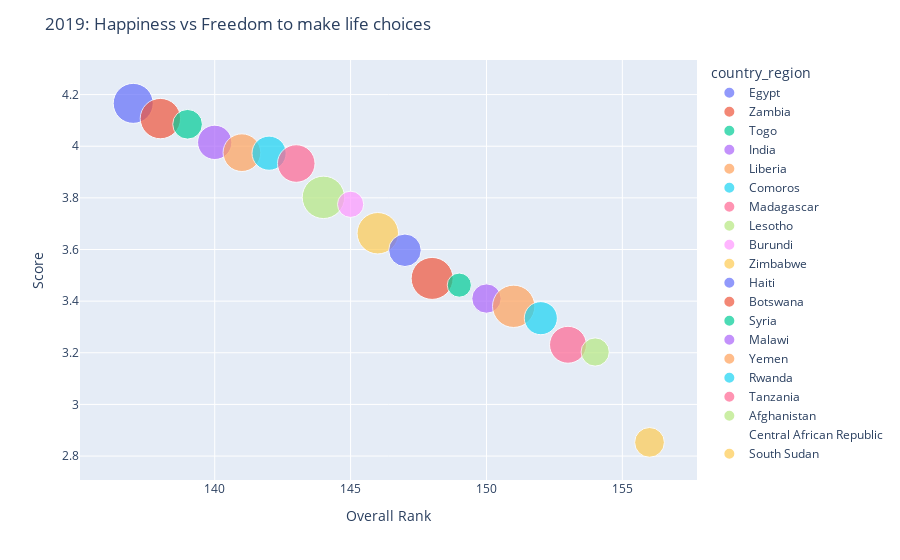

Notebook source saved alongside this figure:
### Code cell
# Step 1: Create the traces of the plots
fig = px.scatter(least_20_2019, 
                 y="score", 
                 x="overall_rank",
                 color='country_region',
                 size='social_support', # Set the size of the markers in the column income
                 size_max=30) # Specify the maximum size of the markers

# Step 2: Update the layout of the plot
fig.update_layout(title_text='2019: Happiness vs Freedom to make life choices')

# Step 3: Update the axes styling
fig.update_yaxes(title= 'Score', 
                 ticklen= 5, # This parameter specifies the length of the ticks on the axis
                 zeroline= False) # This option disables the zero line on the axis
fig.update_xaxes(title= 'Overall Rank',
                 ticklen= 5, # This parameter specifies the length of the ticks on the axis
                 zeroline= False) # This option disables the zero line on the axis

# Step 4:Controling the visibility of the color scale associated with color axes
fig.update_layout(coloraxis_showscale=False)

# Step 5: Show the plot
fig.show()

### Figure 1 — Plotly figure (JSON) as saved in the notebook; plotly's stock layout.template omitted (floating-point values rounded to 4 significant figures)
{"data": [{"hovertemplate": "country_region=Egypt<br>overall_rank=%{x}<br>score=%{y}<br>social_support=%{marker.size}<extra></extra>", "legendgroup": "Egypt", "marker": {"color": "#636efa", "size": [1.039], "sizemode": "area", "sizeref": 0.001299, "symbol": "circle"}, "mode": "markers", "name": "Egypt", "orientation": "v", "showlegend": true, "type": "scatter", "x": [137], "xaxis": "x", "y": [4.166], "yaxis": "y"}, {"hovertemplate": "country_region=Zambia<br>overall_rank=%{x}<br>score=%{y}<br>social_support=%{marker.size}<extra></extra>", "legendgroup": "Zambia", "marker": {"color": "#EF553B", "size": [1.058], "sizemode": "area", "sizeref": 0.001299, "symbol": "circle"}, "mode": "markers", "name": "Zambia", "orientation": "v", "showlegend": true, "type": "scatter", "x": [138], "xaxis": "x", "y": [4.107], "yaxis": "y"}, {"hovertemplate": "country_region=Togo<br>overall_rank=%{x}<br>score=%{y}<br>social_support=%{marker.size}<extra></extra>", "legendgroup": "Togo", "marker": {"color": "#00cc96", "size": [0.572], "sizemode": "area", "sizeref": 0.001299, "symbol": "circle"}, "mode": "markers", "name": "Togo", "orientation": "v", "showlegend": true, "type": "scatter", "x": [139], "xaxis": "x", "y": [4.085], "yaxis": "y"}, {"hovertemplate": "country_region=India<br>overall_rank=%{x}<br>score=%{y}<br>social_support=%{marker.size}<extra></extra>", "legendgroup": "India", "marker": {"color": "#ab63fa", "size": [0.765], "sizemode": "area", "sizeref": 0.001299, "symbol": "circle"}, "mode": "markers", "name": "India", "orientation": "v", "showlegend": true, "type": "scatter", "x": [140], "xaxis": "x", "y": [4.015], "yaxis": "y"}, {"hovertemplate": "country_region=Liberia<br>overall_rank=%{x}<br>score=%{y}<br>social_support=%{marker.size}<extra></extra>", "legendgroup": "Liberia", "marker": {"color": "#FFA15A", "size": [0.922], "sizemode": "area", "sizeref": 0.001299, "symbol": "circle"}, "mode": "markers", "name": "Liberia", "orientation": "v", "showlegend": true, "type": "scatter", "x": [141], "xaxis": "x", "y": [3.975], "yaxis": "y"}, {"hovertemplate": "country_region=Comoros<br>overall_rank=%{x}<br>score=%{y}<br>social_support=%{marker.size}<extra></extra>", "legendgroup": "Comoros", "marker": {"color": "#19d3f3", "size": [0.757], "sizemode": "area", "sizeref": 0.001299, "symbol": "circle"}, "mode": "markers", "name": "Comoros", "orientation": "v", "showlegend": true, "type": "scatter", "x": [142], "xaxis": "x", "y": [3.973], "yaxis": "y"}, {"hovertemplate": "country_region=Madagascar<br>overall_rank=%{x}<br>score=%{y}<br>social_support=%{marker.size}<extra></extra>", "legendgroup": "Madagascar", "marker": {"color": "#FF6692", "size": [0.916], "sizemode": "area", "sizeref": 0.001299, "symbol": "circle"}, "mode": "markers", "name": "Madagascar", "orientation": "v", "showlegend": true, "type": "scatter", "x": [143], "xaxis": "x", "y": [3.933], "yaxis": "y"}, {"hovertemplate": "country_region=Lesotho<br>overall_rank=%{x}<br>score=%{y}<br>social_support=%{marker.size}<extra></extra>", "legendgroup": "Lesotho", "marker": {"color": "#B6E880", "size": [1.169], "sizemode": "area", "sizeref": 0.001299, "symbol": "circle"}, "mode": "markers", "name": "Lesotho", "orientation": "v", "showlegend": true, "type": "scatter", "x": [144], "xaxis": "x", "y": [3.802], "yaxis": "y"}, {"hovertemplate": "country_region=Burundi<br>overall_rank=%{x}<br>score=%{y}<br>social_support=%{marker.size}<extra></extra>", "legendgroup": "Burundi", "marker": {"color": "#FF97FF", "size": [0.447], "sizemode": "area", "sizeref": 0.001299, "symbol": "circle"}, "mode": "markers", "name": "Burundi", "orientation": "v", "showlegend": true, "type": "scatter", "x": [145], "xaxis": "x", "y": [3.775], "yaxis": "y"}, {"hovertemplate": "country_region=Zimbabwe<br>overall_rank=%{x}<br>score=%{y}<br>social_support=%{marker.size}<extra></extra>", "legendgroup": "Zimbabwe", "marker": {"color": "#FECB52", "size": [1.114], "sizemode": "area", "sizeref": 0.001299, "symbol": "circle"}, "mode": "markers", "name": "Zimbabwe", "orientation": "v", "showlegend": true, "type": "scatter", "x": [146], "xaxis": "x", "y": [3.663], "yaxis": "y"}, {"hovertemplate": "country_region=Haiti<br>overall_rank=%{x}<br>score=%{y}<br>social_support=%{marker.size}<extra></extra>", "legendgroup": "Haiti", "marker": {"color": "#636efa", "size": [0.688], "sizemode": "area", "sizeref": 0.001299, "symbol": "circle"}, "mode": "markers", "name": "Haiti", "orientation": "v", "showlegend": true, "type": "scatter", "x": [147], "xaxis": "x", "y": [3.597], "yaxis": "y"}, {"hovertemplate": "country_region=Botswana<br>overall_rank=%{x}<br>score=%{y}<br>social_support=%{marker.size}<extra></extra>", "legendgroup": "Botswana", "marker": {"color": "#EF553B", "size": [1.145], "sizemode": "area", "sizeref": 0.001299, "symbol": "circle"}, "mode": "markers", "name": "Botswana", "orientation": "v", "showlegend": true, "type": "scatter", "x": [148], "xaxis": "x", "y": [3.488], "yaxis": "y"}, {"hovertemplate": "country_region=Syria<br>overall_rank=%{x}<br>score=%{y}<br>social_support=%{marker.size}<extra></extra>", "legendgroup": "Syria", "marker": {"color": "#00cc96", "size": [0.378], "sizemode": "area", "sizeref": 0.001299, "symbol": "circle"}, "mode": "markers", "name": "Syria", "orientation": "v", "showlegend": true, "type": "scatter", "x": [149], "xaxis": "x", "y": [3.462], "yaxis": "y"}, {"hovertemplate": "country_region=Malawi<br>overall_rank=%{x}<br>score=%{y}<br>social_support=%{marker.size}<extra></extra>", "legendgroup": "Malawi", "marker": {"color": "#ab63fa", "size": [0.56], "sizemode": "area", "sizeref": 0.001299, "symbol": "circle"}, "mode": "markers", "name": "Malawi", "orientation": "v", "showlegend": true, "type": "scatter", "x": [150], "xaxis": "x", "y": [3.41], "yaxis": "y"}, {"hovertemplate": "country_region=Yemen<br>overall_rank=%{x}<br>score=%{y}<br>social_support=%{marker.size}<extra></extra>", "legendgroup": "Yemen", "marker": {"color": "#FFA15A", "size": [1.163], "sizemode": "area", "sizeref": 0.001299, "symbol": "circle"}, "mode": "markers", "name": "Yemen", "orientation": "v", "showlegend": true, "type": "scatter", "x": [151], "xaxis": "x", "y": [3.38], "yaxis": "y"}, {"hovertemplate": "country_region=Rwanda<br>overall_rank=%{x}<br>score=%{y}<br>social_support=%{marker.size}<extra></extra>", "legendgroup": "Rwanda", "marker": {"color": "#19d3f3", "size": [0.711], "sizemode": "area", "sizeref": 0.001299, "symbol": "circle"}, "mode": "markers", "name": "Rwanda", "orientation": "v", "showlegend": true, "type": "scatter", "x": [152], "xaxis": "x", "y": [3.334], "yaxis": "y"}, {"hovertemplate": "country_region=Tanzania<br>overall_rank=%{x}<br>score=%{y}<br>social_support=%{marker.size}<extra></extra>", "legendgroup": "Tanzania", "marker": {"color": "#FF6692", "size": [0.885], "sizemode": "area", "sizeref": 0.001299, "symbol": "circle"}, "mode": "markers", "name": "Tanzania", "orientation": "v", "showlegend": true, "type": "scatter", "x": [153], "xaxis": "x", "y": [3.231], "yaxis": "y"}, {"hovertemplate": "country_region=Afghanistan<br>overall_rank=%{x}<br>score=%{y}<br>social_support=%{marker.size}<extra></extra>", "legendgroup": "Afghanistan", "marker": {"color": "#B6E880", "size": [0.517], "sizemode": "area", "sizeref": 0.001299, "symbol": "circle"}, "mode": "markers", "name": "Afghanistan", "orientation": "v", "showlegend": true, "type": "scatter", "x": [154], "xaxis": "x", "y": [3.203], "yaxis": "y"}, {"hovertemplate": "country_region=Central African Republic<br>overall_rank=%{x}<br>score=%{y}<br>social_support=%{marker.size}<extra></extra>", "legendgroup": "Central African Republic", "marker": {"color": "#FF97FF", "size": [0], "sizemode": "area", "sizeref": 0.001299, "symbol": "circle"}, "mode": "markers", "name": "Central African Republic", "orientation": "v", "showlegend": true, "type": "scatter", "x": [155], "xaxis": "x", "y": [3.083], "yaxis": "y"}, {"hovertemplate": "country_region=South Sudan<br>overall_rank=%{x}<br>score=%{y}<br>social_support=%{marker.size}<extra></extra>", "legendgroup": "South Sudan", "marker": {"color": "#FECB52", "size": [0.575], "sizemode": "area", "sizeref": 0.001299, "symbol": "circle"}, "mode": "markers", "name": "South Sudan", "orientation": "v", "showlegend": true, "type": "scatter", "x": [156], "xaxis": "x", "y": [2.853], "yaxis": "y"}], "layout": {"coloraxis": {"showscale": false}, "legend": {"itemsizing": "constant", "title": {"text": "country_region"}, "tracegroupgap": 0}, "margin": {"t": 60}, "title": {"text": "2019: Happiness vs Freedom to make life choices"}, "xaxis": {"anchor": "y", "domain": [0, 1], "ticklen": 5, "title": {"text": "Overall Rank"}, "zeroline": false}, "yaxis": {"anchor": "x", "domain": [0, 1], "ticklen": 5, "title": {"text": "Score"}, "zeroline": false}}}
